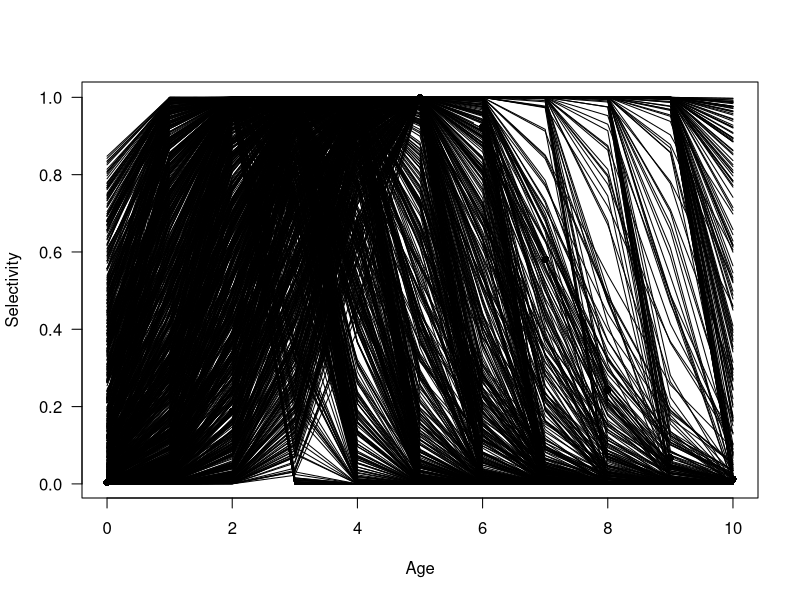
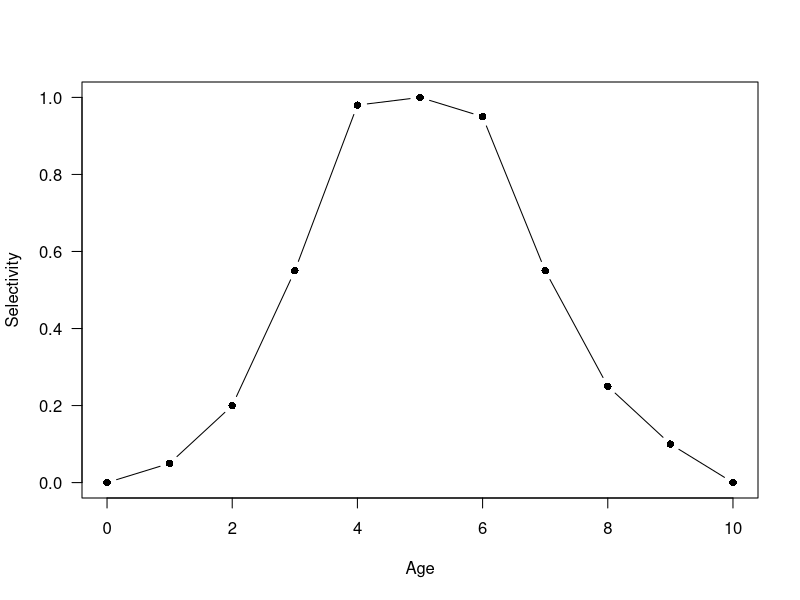

These charts were generated, in order, by the following R code: (Note: this script raises an error after producing the figures.)

#Double-normal selectivity

Amin<-0
Amax<-10
age<-Amin:Amax
B1 <- 4.374701
B2 <- -14.864175
B3 <- 1.214091
B4 <- 1.582473

peak2<-B1+1+((0.99*Amax-B1-1)/(1+exp(-B2)))
j1<-(1+exp(-20*((age-B1)/(1+abs(age-B1)))))^-1
j2<-(1+exp(-20*((age-peak2)/(1+abs(age-peak2)))))^-1
#Short form
asc<-exp(-(age-B1)^2/exp(B3))
dsc<-exp(-(age-peak2)^2/exp(B4))
Selvec<-asc*(1-j1)+j1*((1-j2)+j2*dsc)

plot(age, Selvec, las=1, pch=16, type="b",xlab="Age", ylab="Selectivity")


###########################################
#Now looking to see plausible bounds/prior
###########################################
for(i in 1:1000){
Amin<-0
Amax<-10
age<-Amin:Amax
B1 <- runif(1,1,5)
B2 <- runif(1,-20,5)
B3 <- runif(1,0,2)
B4 <- runif(1,-4,2)

peak2<-B1+1+((0.99*Amax-B1-1)/(1+exp(-B2)))
j1<-(1+exp(-20*((age-B1)/(1+abs(age-B1)))))^-1
j2<-(1+exp(-20*((age-peak2)/(1+abs(age-peak2)))))^-1
#Short form
asc<-exp(-(age-B1)^2/exp(B3))
dsc<-exp(-(age-peak2)^2/exp(B4))
Selvec<-asc*(1-j1)+j1*((1-j2)+j2*dsc)

lines(age, Selvec, las=1, pch=16, xlab="Age", ylab="Selectivity")
}


#Finding params that approximate trigger sel

dat<-c(0,0.05,0.2,0.55,0.98,1,0.95,0.55,0.25,0.1,0) #approximate trigger sel
plot(age, dat, las=1, pch=16, type="b",xlab="Age", ylab="Selectivity")

opt<-function(theta){
Amin<-0
Amax<-10
age<-Amin:Amax
B1 <- theta[1]
B2 <- theta[2]
B3 <- theta[3]
B4 <- theta[4]

peak2<-B1+1+((0.99*Amax-B1-1)/(1+exp(-B2)))
j1<-(1+exp(-20*((age-B1)/(1+abs(age-B1)))))^-1
j2<-(1+exp(-20*((age-peak2)/(1+abs(age-peak2)))))^-1
#Short form
asc<-exp(-(age-B1)^2/exp(B3))
dsc<-exp(-(age-peak2)^2/exp(B4))
Selvec<-asc*(1-j1)+j1*((1-j2)+j2*dsc)
ss<-sum((Selvec-dat)^2)
return(ss)
}

B1 <- 4.2623060
B2 <- -1.9183504
B3 <- 0.9908788
B4 <- 0.4789121
theta<-c(B1,B2,B3,B4)
optim(par=theta,fn=opt, lower=c(0,-15,0,0), method= "L-BFGS-B")



#########################
#Trying to approximate M
#########################
v<-function(theta){
pred<-exp(theta[1])*(Triggerfish_runs[[1]]$Laa/(Triggerfish_runs[[1]]$Linf*0.75))^theta[2]
sum((pred-M)^2)
}
optim(p=c(log(0.3),-1),fn=v)

points(0:10, exp(-1.198787)*(Triggerfish_runs[[1]]$Laa/(Triggerfish_runs[[1]]$Linf*0.75))^-1.775641, col=3, pch=16)
Mref<-0.3015598
M_pow<--1.775641
